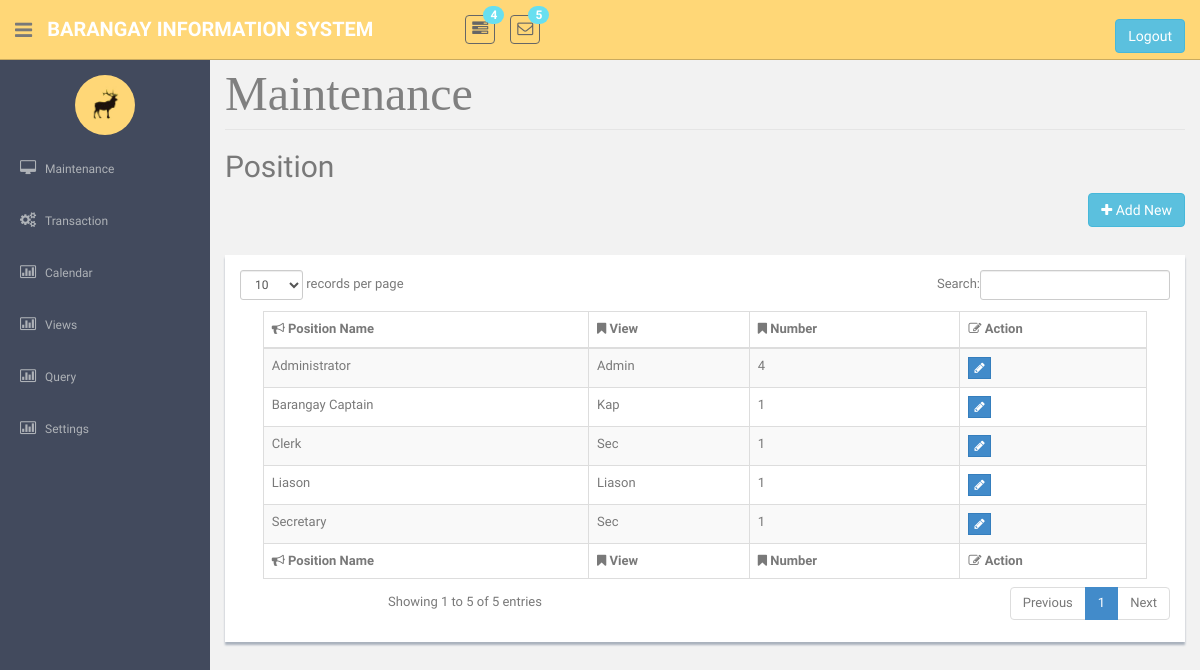
The app's page /PositionMaintenance.php, older data.
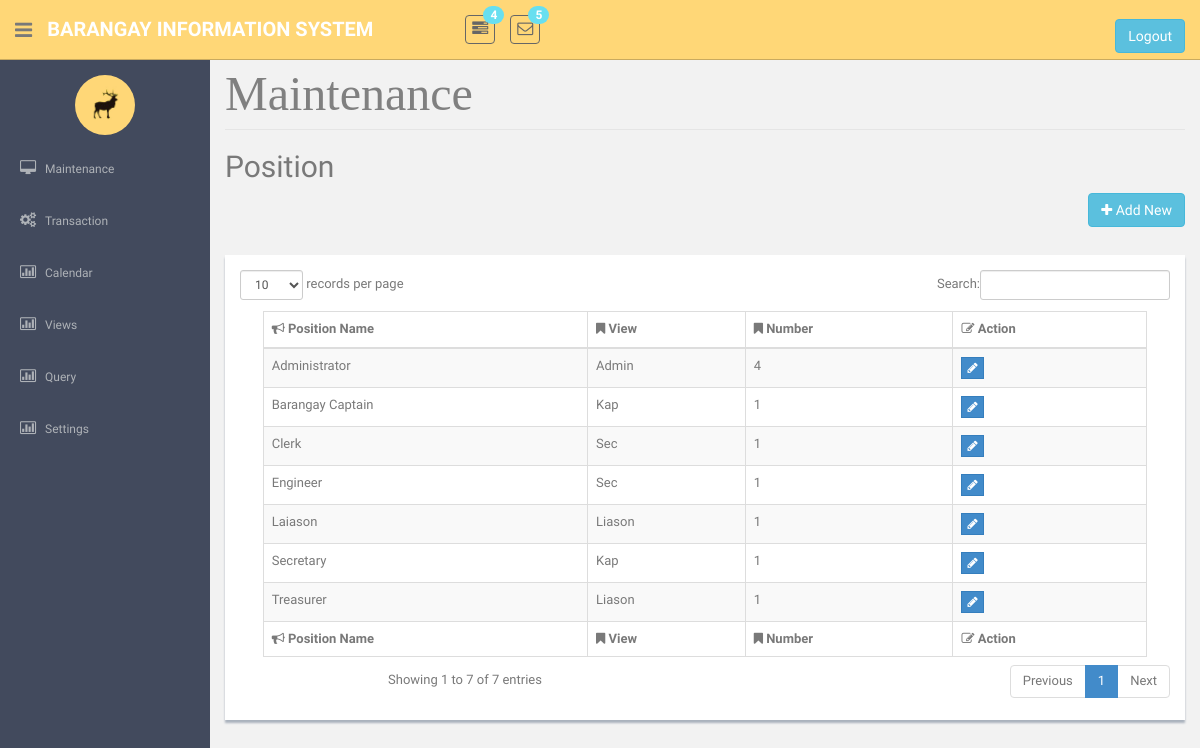
The same page, newer data.
### tables this page shows
CREATE TABLE `tblbrgyposition` (
  `intPositionId` int(11) NOT NULL,
  `strPositionName` varchar(45) NOT NULL,
  `strView` varchar(25) NOT NULL,
  `intNumber` int(11) NOT NULL
);

### PositionMaintenance.php (the view, shortened to what this page needs)
<!DOCTYPE html>
     <?php require('header.php');?>
    <?php require('sidebar.php');?>
<link href="datTables/dataTables.bootstrap.css" rel="stylesheet" />
      <section id="main-content">
          <section class="wrapper site-min-height">
<legend ><font face = "cambria" size = 8 color = "grey"> Maintenance </font></legend>
		<h2>Position</h2>
						<p align="right">
						<button  class="btn btn-info" onclick="window.location.href='PositionAdd.php'"><i class="fa fa-plus"></i> Add New</button>
						</p>
								<form method = POST><br>
								<div class= 'showback' id = 'tblview'>
                                <center>
								<table   class="table table-striped table-bordered table-hover"   border = '2' style = 'width:95%' id="dataTable">
								<thead>
								<tr>
									<th><i class="fa fa-bullhorn"></i> Position Name</th>
									<th><i class="fa fa-bookmark"></i> View</th>
									<th><i class="fa fa-bookmark"></i> Number</th>
									<th><i class="fa fa-edit"></i> Action</th>
								</tr>
								</thead>
								<tfoot>
								<tr>
									<th><i class="fa fa-bullhorn"></i> Position Name</th>
									<th><i class="fa fa-bookmark"></i> View</th>
									<th><i class="fa fa-bookmark"></i> Number</th>
									<th><i class="fa fa-edit"></i> Action</th>
								</tr>
								</tfoot>
							<tbody>
							<?php
								require('connection.php');
								$sql = "SELECT * FROM `tblbrgyposition` ";
								$query = mysqli_query($con, $sql);
								if(mysqli_num_rows($query) > 0){
								while($row = mysqli_fetch_object($query)){
									?>
								<tr>
									<td><?php echo $row->strPositionName?></td>
									<td><?php echo $row->strView?></td>
									<td><?php echo $row->intNumber?></td>
									<td>
									<div class="btn-group " role="group" aria-label="..." >
										<div class="btn-group " role="group">
											<button  class="btn btn-primary btn-xs" type = submit name = "btnEdit" value = <?php echo $row->intPositionId; ?> ><i class="fa fa-pencil"></i></button>
										</div>
									</div>
									</td>
								</tr>
								<?php  }}
							?>
							</tbody>
								</table>
								</center>
                       </form>
		</section><! --/wrapper -->
      </section>
  </section>
  </body>
</html>

Row changes from the older to the newer data that the page shows:
changed tblbrgyposition "Secretary": strView "Sec" → "Kap"
changed tblbrgyposition: strPositionName "Liason" → "Laiason"
added tblbrgyposition: strPositionName "Treasurer", strView "Liason", intNumber "1", $row->intPositionId 6 (drawn)
added tblbrgyposition: strPositionName "Engineer", strView "Sec", intNumber "1", $row->intPositionId 7 (drawn)
Text that changed along with them:
text written by a page script: "records per page Search: Showing 1 to 5 of 5 entries Previous 1 Next" → "records per page Search: Showing 1 to 7 of 7 entries Previous 1 Next"
